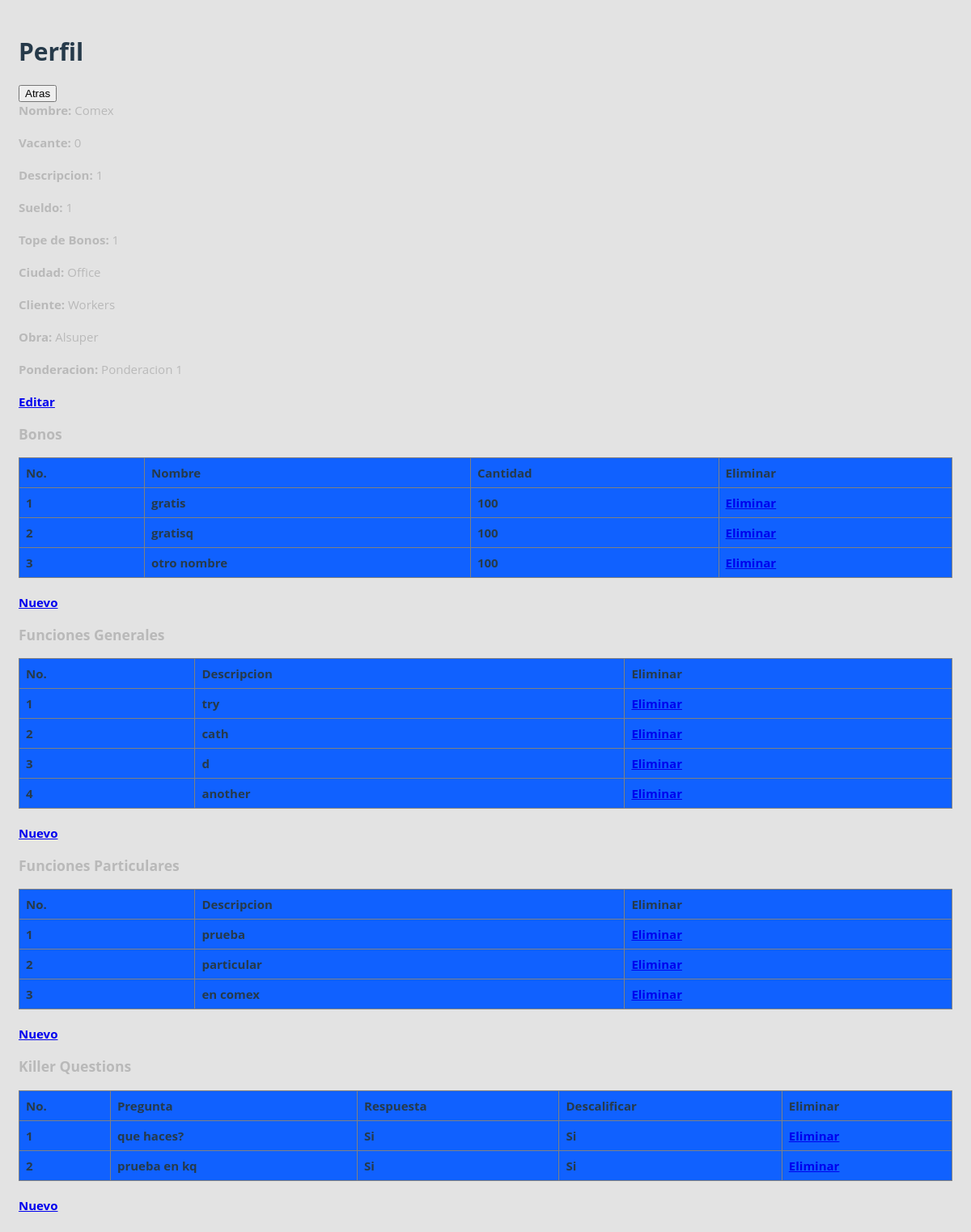
/reclutamiento-master/usuario/perfiles/inf_prof.php?id=1 (signed in), run on the app's committed database.
### tables this page shows
CREATE TABLE `perfil` (
  `id_perfil` int(11) NOT NULL,
  `id_cliente` int(11) NOT NULL,
  `id_obra` int(11) NOT NULL,
  `id_ponderacion` int(11) NOT NULL,
  `id_ciudad` int(11) NOT NULL,
  `id_empleador` int(11) NOT NULL,
  `id_contrato` int(11) NOT NULL,
  `fecha_inicio` int(11) NOT NULL,
  `tipo_de_contrato` int(11) NOT NULL,
  `sueldo` int(11) NOT NULL,
  `tope_de_bonos` int(11) DEFAULT NULL,
  `descripcion_del_puesto` varchar(50) NOT NULL,
  `nombre` varchar(50) NOT NULL,
  `vacante` varchar(50) NOT NULL,
  `id_bonos` int(75) DEFAULT NULL,
  `entrevista` int(50) NOT NULL
);

CREATE TABLE `offices` (
  `officename` varchar(50) NOT NULL DEFAULT '',
  `officeid` int(10) NOT NULL,
  `nombre` varchar(75) NOT NULL,
  `rfc` varchar(75) NOT NULL,
  `direccion` varchar(75) NOT NULL,
  `correo` varchar(75) NOT NULL
);

CREATE TABLE `groups` (
  `groupname` varchar(50) NOT NULL DEFAULT '',
  `groupid` int(10) NOT NULL,
  `officeid` int(10) NOT NULL DEFAULT '0',
  `nombre` varchar(75) NOT NULL,
  `rfc` varchar(75) NOT NULL,
  `direccion` varchar(75) NOT NULL,
  `correo` varchar(75) NOT NULL
);

CREATE TABLE `works` (
  `Workname` varchar(50) NOT NULL,
  `IDWork` int(10) NOT NULL,
  `groupid` int(10) NOT NULL DEFAULT '0',
  `phone` int(12) DEFAULT NULL,
  `nombre` varchar(75) NOT NULL,
  `rfc` varchar(75) NOT NULL,
  `direccion` varchar(75) NOT NULL,
  `correo` varchar(75) NOT NULL
);

CREATE TABLE `ponderaciones` (
  `id` int(50) NOT NULL,
  `nombre` varchar(50) NOT NULL
);

CREATE TABLE `bonos` (
  `id` int(75) NOT NULL,
  `nombre` varchar(50) NOT NULL,
  `valor` int(50) NOT NULL,
  `id_perfil` int(11) NOT NULL
);

CREATE TABLE `funciones_gles` (
  `id` int(50) NOT NULL,
  `id_perfil` int(50) NOT NULL,
  `funcion` varchar(50) NOT NULL
);

CREATE TABLE `funciones_especiales` (
  `id` int(50) NOT NULL,
  `id_perfil` int(50) NOT NULL,
  `funcion` varchar(50) NOT NULL
);

CREATE TABLE `respuestas` (
  `id` int(50) NOT NULL,
  `id_killer_question` int(50) NOT NULL,
  `respuesta` varchar(50) NOT NULL,
  `descalificar` varchar(50) NOT NULL
);

CREATE TABLE `killer_question` (
  `id` int(50) NOT NULL,
  `id_perfil` int(50) NOT NULL,
  `pregunta` varchar(50) NOT NULL
);

### reclutamiento-master/usuario/perfiles/inf_prof.php (the view, shortened to what this page needs)
<!DOCTYPE html>
<html>
<head>
    <link rel="stylesheet" type="text/css" href="../../style.css">
</head>
<body>
    <h1>Perfil</h1>
        <button onclick="location.href='perfil.php'">Atras</button>
    <?php
        include '../../config.php';
        $id = $_GET["id"];
        $con=mysqli_connect($host,$user,$pass,$name);
            $query = "SELECT
                nombre,
                vacante,
                descripcion_del_puesto,
                sueldo,
                tope_de_bonos,
                id_ciudad,
                id_cliente,
                id_empleador,
                id_obra,
                id_ponderacion,
                id_contrato,
                id_perfil
                    FROM
                    perfil
                        WHERE
                        $id = id_perfil";
            $result = mysqli_query($con,$query);
            while($row = mysqli_fetch_array($result)){
                echo "  <tr>\n";
                echo "      <br><b><th>Nombre:</b> ".$row[0]."</th><br/>\n";
                echo "      <br><b><th>Vacante:</b> ".$row[1]."</th><br/>\n";
                echo "      <br><b><th>Descripcion:</b> ".$row[2]."</th><br/>\n";
                echo "      <br><b><th>Sueldo:</b> ".$row[3]."</th><br/>\n";
                echo "      <br><b><th>Tope de Bonos:</b> ".$row[4]."</th><br/>\n";
                echo "</tr>\n";
                $ciudad     = $row[5];
                $cliente    = $row[6];
                $empleador  = $row[7];
                $obra       = $row[8];
                $ponderacion= $row[9];
                $contrato   = $row[10];
                $perf       = $row[11];
            }
            $query = "SELECT
                officename
                    FROM
                    offices
                        WHERE
                        $ciudad = officeid";
            $result = mysqli_query($con,$query);
            while($row = mysqli_fetch_array($result))
            {
                echo "  <tr>\n";
                echo "      <br><b><th>Ciudad:</b> ".$row[0]."</th><br/>\n";
                echo "</tr>\n";
            }
            $query = "SELECT
                groupname
                    FROM
                    groups
                        WHERE
                        $cliente = groupid";
            $result = mysqli_query($con,$query);
            while($row = mysqli_fetch_array($result))
            {
                echo "  <tr>\n";
                echo "      <br><b><th>Cliente:</b> ".$row[0]."</th><br/>\n";
                echo "</tr>\n";
            }
            $query = "SELECT
                nombre
                    FROM
                    empleador
                        WHERE
                        $empleador = empid";
            $result = mysqli_query($con,$query);
            while($row = mysqli_fetch_array($result))
            {
                echo "  <tr>\n";
                echo "      <br><b><th>Empleador:</b> ".$row[0]."</th><br/>\n";
                echo "</tr>\n";
            }
            $query = "SELECT
                Workname
                    FROM
                    works
                        WHERE
                        $obra = IDWork";
            $result = mysqli_query($con,$query);
            while($row = mysqli_fetch_array($result))
            {
                echo "  <tr>\n";
                echo "      <br><b><th>Obra:</b> ".$row[0]."</th><br/>\n";
                echo "</tr>\n";
            }
            $query = "SELECT
                nombre
                    FROM
                    ponderaciones
                        WHERE
                        $ponderacion = id";
            $result = mysqli_query($con,$query);
            while($row = mysqli_fetch_array($result))
            {
                echo "  <tr>\n";
                echo "      <br><b><th>Ponderacion:</b> ".$row[0]."</th><br/>\n";
                echo "</tr>\n";
            }
            $query = "SELECT
                tipo
                    FROM
                    contratos
                        WHERE
                        $contrato = contratoid";
            $result = mysqli_query($con,$query);
            while($row = mysqli_fetch_array($result))
            {
                echo "  <tr>\n";
                echo "      <br><b><th>Contrato:</b> ".$row[0]."</th><br/>\n";
                echo "</tr>\n";
            }
            echo "      <br><b><th><a href = \"edit_prof.php?id=$perf&idp=$id\">Editar</a></th></b><br/>\n";
        echo"<h3>Bonos</h3>";
            $con=mysqli_connect($host,$user,$pass,$name);
            $query = "SELECT id,nombre,valor FROM bonos WHERE $id = id_perfil";
            $result = mysqli_query($con,$query);
            echo "<table border = 1>\n";
            echo "  <tr>\n";
            echo "      <th>No. </th>\n";
            echo "      <th>Nombre </th>\n";
            echo "      <th>Cantidad </th>\n";
            echo "      <th>Eliminar</th>\n";
            echo "</tr>\n";
            $c=1;
            while($row = mysqli_fetch_array($result)){
                echo "  <tr>\n";
                echo "      <th>".$c."</th>\n";
                echo "      <th>".$row[1]."</th>\n";
                echo "      <th>".$row[2]."</th>\n";
                echo "      <th><a href = \"del_bono.php?id=$row[0];&idp=$id\">Eliminar</a></th>\n";
                echo "  </tr>";
                $c++;
            }
            echo "</table>\n";
            echo "      <br><b><th><a href = \"new_bono.php?idp=$id\">Nuevo</a></th></b><br/>\n";
        echo"<h3>Funciones Generales</h3>";
            $con=mysqli_connect($host,$user,$pass,$name);
            $query = "SELECT id,funcion FROM funciones_gles WHERE $id = id_perfil";
            $result = mysqli_query($con,$query);
            echo "<table border = 1>\n";
            echo "  <tr>\n";
            echo "      <th>No. </th>\n";
            echo "      <th>Descripcion </th>\n";
            echo "      <th>Eliminar</th>\n";
            echo "</tr>\n";
            $c=1;
            while($row = mysqli_fetch_array($result)){
                echo "  <tr>\n";
                echo "      <th>".$c."</th>\n";
                echo "      <th>".$row[1]."</th>\n";
                echo "      <th><a href = \"del_func_gen.php?id=$row[0];&idp=$id\">Eliminar</a></th>\n";
                echo "  </tr>";
                $c++;
            }
            echo "</table>\n";
            echo "      <br><b><th><a href = \"new_func_gen.php?idp=$id\">Nuevo</a></th></b><br/>\n";
        echo"<h3>Funciones Particulares</h3>";
            $con=mysqli_connect($host,$user,$pass,$name);
            $query = "SELECT id,funcion FROM funciones_especiales WHERE $id = id_perfil";
            $result = mysqli_query($con,$query);
            echo "<table border = 1>\n";
            echo "  <tr>\n";
            echo "      <th>No. </th>\n";
            echo "      <th>Descripcion </th>\n";
            echo "      <th>Eliminar</th>\n";
            echo "</tr>\n";
            $perfp = $row[0];
            $c=1;
            while($row = mysqli_fetch_array($result)){
                echo "  <tr>\n";
                echo "      <th>".$c."</th>\n";
                echo "      <th>".$row[1]."</th>\n";
                echo "      <th><a href = \"del_func_part.php?id=$row[0];&idp=$id\">Eliminar</a></th>\n";
                echo "  </tr>";
                $c++;
            }
            echo "</table>\n";
            echo "      <br><b><th><a href = \"new_func_part.php?id=$perfp&idp=$id\">Nuevo</a></th></b><br/>\n";
        echo"<h3>Killer Questions</h3>";
            $con=mysqli_connect($host,$user,$pass,$name);
            $query = "select
                killer_question.id,
                killer_question.pregunta,
                respuestas.respuesta,
                respuestas.descalificar
            FROM
                killer_question,
                respuestas
            WHERE
                $id = id_perfil
            AND
                respuestas.id_killer_question=killer_question.id";
            $result = mysqli_query($con,$query);
            echo "<table border = 1>\n";
            echo "  <tr>\n";
            echo "      <th>No. </th>\n";
            echo "      <th>Pregunta </th>\n";
            echo "      <th>Respuesta </th>\n";
            echo "      <th>Descalificar </th>\n";
            echo "      <th>Eliminar</th>\n";
            echo "</tr>\n";
            $c=1;
            while($row = mysqli_fetch_array($result)){
                echo "  <tr>\n";
                echo "      <th>".$c."</th>\n";
                echo "      <th>".$row[1]."</th>\n";
                echo "      <th>".$row[2]."</th>\n";
                echo "      <th>".$row[3]."</th>\n";
                echo "      <th><a href = \"del_KQ.php?id=".$row[0]."&idp=$id\">Eliminar</a></th>\n";
                echo "  </tr>";
                $c++;
            }
            $rom=$row[0];
            echo "</table>\n";
            echo "      <br><b><th><a href = \"new_KQ.php?id=$rom&idp=$id\">Nuevo</a></th></b><br/>\n";
    ?>
</body>
</html>

### reclutamiento-master/style.css (style rules this page uses)
*, *:before, *:after { box-sizing: border-box; }
body { padding: 1em; font-family: 'Open Sans', 'Helvetica Neue', Helvetica, Arial, sans-serif; font-size: 15px; color: #b9b9b9; background-color: #e3e3e3; }
table { border-collapse: collapse; width: 100%; }
th, td , tr { font-family: 'Open Sans', 'Helvetica Neue', Helvetica, Arial, sans-serif; text-align: left; padding: 8px; color : #000 ; }
tr:nth-child(even) { background-color: #7BBFF2 }
th { background-color: #1061FF; color: #263A4A; }
h1 , h2 , p { color: #263A4A; }

### data on the page
perfil: nombre "Comex", vacante "0", descripcion_del_puesto "1", sueldo "1", tope_de_bonos "1"
offices: officename "Office"
groups: groupname "Workers"
works: Workname "Alsuper"
ponderaciones: nombre "Ponderacion 1"
bonos: nombre "gratis", valor "100"
bonos: nombre "gratisq", valor "100"
bonos: nombre "otro nombre", valor "100"
funciones_gles: funcion "try"
funciones_gles: funcion "cath"
funciones_gles: funcion "d"
funciones_gles: funcion "another"
funciones_especiales: funcion "prueba"
funciones_especiales: funcion "particular"
funciones_especiales: funcion "en comex"
respuestas: id_killer_question.pregunta "que haces?", respuesta "Si", descalificar "Si"
respuestas: id_killer_question.pregunta "prueba en kq", respuesta "Si", descalificar "Si"
